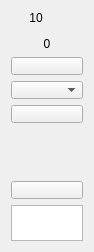
        <widget class="QWidget" name="widget_11" native="true">
         <property name="maximumSize">
          <size>
           <width>68</width>
           <height>16777215</height>
          </size>
         </property>
         <layout class="QVBoxLayout" name="verticalLayout_11" stretch="0,10,1,1,1,1,0,1,0">
          <item>
           <widget class="QLabel" name="lbl_ChName_10">
            <property name="maximumSize">
             <size>
              <width>50</width>
              <height>16777215</height>
             </size>
            </property>
            <property name="text">
             <string>10</string>
            </property>
            <property name="alignment">
             <set>Qt::AlignCenter</set>
            </property>
           </widget>
          </item>
          <item>
           <widget class="VolumeWidget" name="Disp_Level_10" native="true">
            <property name="minimumSize">
             <size>
              <width>0</width>
              <height>0</height>
             </size>
            </property>
            <property name="maximumSize">
             <size>
              <width>40</width>
              <height>16777215</height>
             </size>
            </property>
            <property name="MaxValue" stdset="0">
             <number>20</number>
            </property>
            <property name="MinValue" stdset="0">
             <number>-80</number>
            </property>
            <property name="SingleTrack" stdset="0">
             <bool>true</bool>
            </property>
            <property name="ScaleLabel" stdset="0">
             <bool>true</bool>
            </property>
           </widget>
          </item>
          <item>
           <widget class="QLabel" name="lbl_Level_10">
            <property name="maximumSize">
             <size>
              <width>16777215</width>
              <height>16777215</height>
             </size>
            </property>
            <property name="text">
             <string>0</string>
            </property>
            <property name="alignment">
             <set>Qt::AlignCenter</set>
            </property>
           </widget>
          </item>
          <item>
           <widget class="QPushButton" name="btn_Phantom_10">
            <property name="minimumSize">
             <size>
              <width>50</width>
              <height>18</height>
             </size>
            </property>
            <property name="maximumSize">
             <size>
              <width>16777215</width>
              <height>18</height>
             </size>
            </property>
            <property name="focusPolicy">
             <enum>Qt::StrongFocus</enum>
            </property>
            <property name="text">
             <string/>
            </property>
            <property name="checkable">
             <bool>true</bool>
            </property>
           </widget>
          </item>
          <item>
           <widget class="QComboBox" name="comboBox_PreampGain_10">
            <property name="minimumSize">
             <size>
              <width>0</width>
              <height>18</height>
             </size>
            </property>
            <property name="maximumSize">
             <size>
              <width>16777215</width>
              <height>18</height>
             </size>
            </property>
            <property name="focusPolicy">
             <enum>Qt::StrongFocus</enum>
            </property>
            <property name="currentIndex">
             <number>-1</number>
            </property>
           </widget>
          </item>
          <item>
           <widget class="QPushButton" name="btnInvert_10">
            <property name="minimumSize">
             <size>
              <width>0</width>
              <height>18</height>
             </size>
            </property>
            <property name="maximumSize">
             <size>
              <width>16777215</width>
              <height>18</height>
             </size>
            </property>
            <property name="focusPolicy">
             <enum>Qt::StrongFocus</enum>
            </property>
            <property name="text">
             <string/>
            </property>
            <property name="checkable">
             <bool>true</bool>
            </property>
           </widget>
          </item>
          <item alignment="Qt::AlignHCenter">
           <widget class="ConfigGainWidget" name="spinBoxGain_10" native="true">
            <property name="minimumSize">
             <size>
              <width>46</width>
              <height>46</height>
             </size>
            </property>
            <property name="Value" stdset="0">
             <double>0.000000000000000</double>
            </property>
            <property name="MaxValue" stdset="0">
             <double>12.000000000000000</double>
            </property>
            <property name="MinValue" stdset="0">
             <double>-100.000000000000000</double>
            </property>
            <property name="Decimals" stdset="0">
             <number>1</number>
            </property>
           </widget>
          </item>
          <item>
           <widget class="QPushButton" name="btnMute_10">
            <property name="minimumSize">
             <size>
              <width>0</width>
              <height>18</height>
             </size>
            </property>
            <property name="maximumSize">
             <size>
              <width>16777215</width>
              <height>18</height>
             </size>
            </property>
            <property name="focusPolicy">
             <enum>Qt::StrongFocus</enum>
            </property>
            <property name="text">
             <string/>
            </property>
            <property name="checkable">
             <bool>true</bool>
            </property>
           </widget>
          </item>
          <item>
           <widget class="QTextEdit" name="textEdit_10">
            <property name="minimumSize">
             <size>
              <width>0</width>
              <height>36</height>
             </size>
            </property>
            <property name="maximumSize">
             <size>
              <width>16777215</width>
              <height>36</height>
             </size>
            </property>
           </widget>
          </item>
         </layout>
        </widget>
